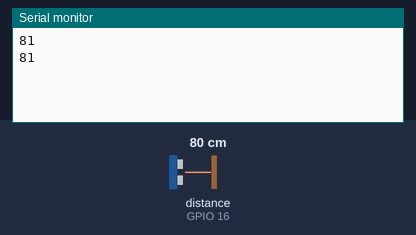
This sketch was run on a simulated ESP32. Shown: the last lines printed to the serial monitor. The inputs (shaded band) are chosen by the test bench; at power-on: distance to the obstacle (sensor on GPIO 16) 80 cm. The echo pulse lasts 58.3 µs per cm.

Above: at 2.8 s.
2.9 s: distance to the obstacle (sensor on GPIO 16) set to 2 cm
At 5.2 s:
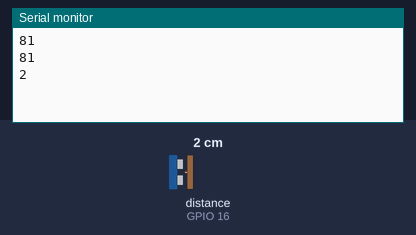
5.6 s: distance to the obstacle (sensor on GPIO 16) set to 4 cm
At 6.8 s:
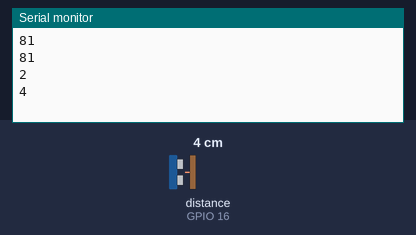
Timing chart, 0 to 8.6 s (numbered marks = the images above; inputs shaded):
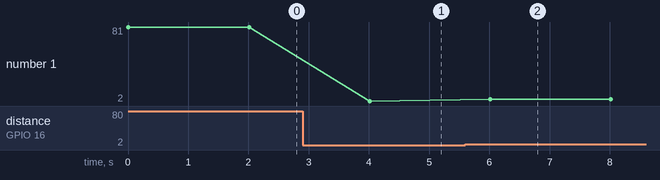

The sketch:

interfacing_ultrasonic.ino
```cpp
#include<NewPing.h>
#define thrs 1
int c1=15, c2=4, c3=32, trig=17, echo=16;
NewPing sensor(trig, echo);

void setup() {
  pinMode(c1, OUTPUT);
  pinMode(c2, OUTPUT);
  pinMode(c3, OUTPUT);
  pinMode(trig, OUTPUT);
  pinMode(echo, INPUT);
  Serial.begin(115200); //baudrate of ESP32
}

void loop() {
  // put your main code here, to run repeatedly:
  int dist= sensor.ping_cm(); //inbuilt fuct for calculation of distance for ultrasonic
  Serial.println(dist);
  if(dist>0 && dist<=5)
  {
    digitalWrite(c1, HIGH);
    delay(1000);
    digitalWrite(c1, LOW);
    delay(1000);

  }
  else if(dist>5 && dist<=10)
  {
    digitalWrite(c2, HIGH);
    delay(1000);
    digitalWrite(c2, LOW);
    delay(1000);
  }
  else
  {
    digitalWrite(c3, HIGH);
    delay(1000);
    digitalWrite(c3, LOW);
    delay(1000);
  }

}
```

Measured:
- after the input at 2.9 s, the serial monitor: prints a new line after 1.1 s (image 1)
- after the input at 5.6 s, the serial monitor: prints a new line after 0.41 s (image 2)
- plotted number 1: 81 → 2 after the input at 2.9 s, 2 → 4 after the input at 5.6 s
